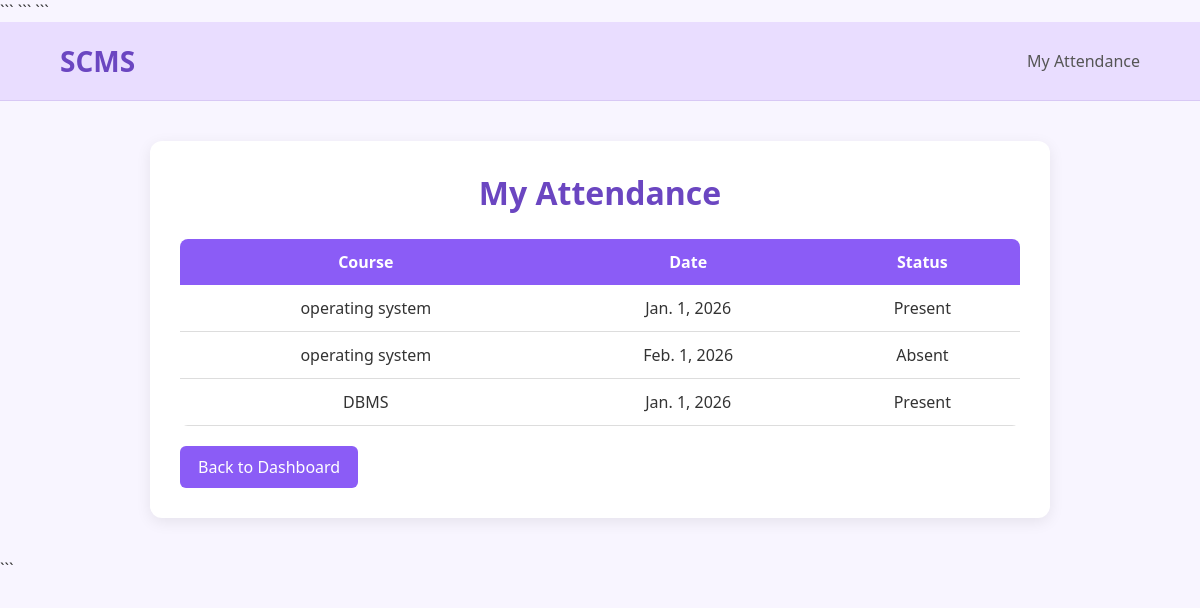
Screenshot of /my-attendance/ (signed in) with the database file from the repository.
### myapp/models.py (models this page shows, shortened)
class Attendance(models.Model):
    STATUS_CHOICES = (
        ('Present', 'Present'),
        ('Absent', 'Absent'),
    )
    student = models.ForeignKey(
        User,
        on_delete=models.CASCADE
    )
    course = models.ForeignKey(
        Course,
        on_delete=models.CASCADE
    )
    date = models.DateField()
    status = models.CharField(
        max_length=10,
        choices=STATUS_CHOICES
    )

class Course(models.Model):
    course_name = models.CharField(
        max_length=100
    )
    course_code = models.CharField(
        max_length=20,
        unique=True
    )
    description = models.TextField()
    faculty = models.ForeignKey(
        User,
        on_delete=models.SET_NULL,
        null=True,
        blank=True
    )

### myapp/views.py (the view)
@login_required
def my_attendance(request):
    attendance = Attendance.objects.filter(
        student=request.user
    )
    return render(
        request,
        'my_attendance.html',
        {'attendance': attendance}
    )

### templates/my_attendance.html (shortened to what this page needs)
<!DOCTYPE html>
<html lang="en">
<head>
```
</head>
<body>
```
<div class="head">
    <h2>SCMS</h2>
    <span>My Attendance</span>
</div>
<div class="container">
    <h1>My Attendance</h1>
    <table>
        <tr>
            <th>Course</th>
            <th>Date</th>
            <th>Status</th>
        </tr>
        {% for a in attendance %}
        <tr>
            <td>{{ a.course.course_name }}</td>
            <td>{{ a.date }}</td>
            <td>{{ a.status }}</td>
        </tr>
        {% endfor %}
    </table>
    <a href="{% url 'student_dashboard' %}" class="back-btn">
        Back to Dashboard
    </a>
</div>
```
</body>
</html>

### templates/my_attendance.html (style rules this page uses)
* { margin: 0; padding: 0; box-sizing: border-box; }
body { font-family: 'Segoe UI', sans-serif; background-color: #f8f5ff; min-height: 100vh; color: #333; }
.head { display: flex; justify-content: space-between; align-items: center; padding: 20px 60px; background-color: #e9ddff; border-bottom: 1px solid #d8c8f5; }
.head h2 { color: #6b46c1; font-size: 28px; }
.head span { color: #555; font-size: 16px; }
.container { width: 90%; max-width: 900px; margin: 40px auto; background: white; padding: 30px; border-radius: 12px; box-shadow: 0px 4px 15px rgba(0, 0, 0, 0.08); }
h1 { text-align: center; color: #6b46c1; margin-bottom: 25px; }
table { width: 100%; border-collapse: collapse; overflow: hidden; border-radius: 8px; }
th { background-color: #8b5cf6; color: white; padding: 12px; }
td { padding: 12px; text-align: center; border-bottom: 1px solid #ddd; }
.back-btn { display: inline-block; margin-top: 20px; text-decoration: none; background-color: #8b5cf6; color: white; padding: 10px 18px; border-radius: 6px; transition: 0.3s; }

### rows the page displays
Attendance: course.course_name "operating system", date "Jan. 1, 2026", status "Present"
Attendance: course.course_name "operating system", date "Feb. 1, 2026", status "Absent"
Attendance: course.course_name "DBMS", date "Jan. 1, 2026", status "Present"
